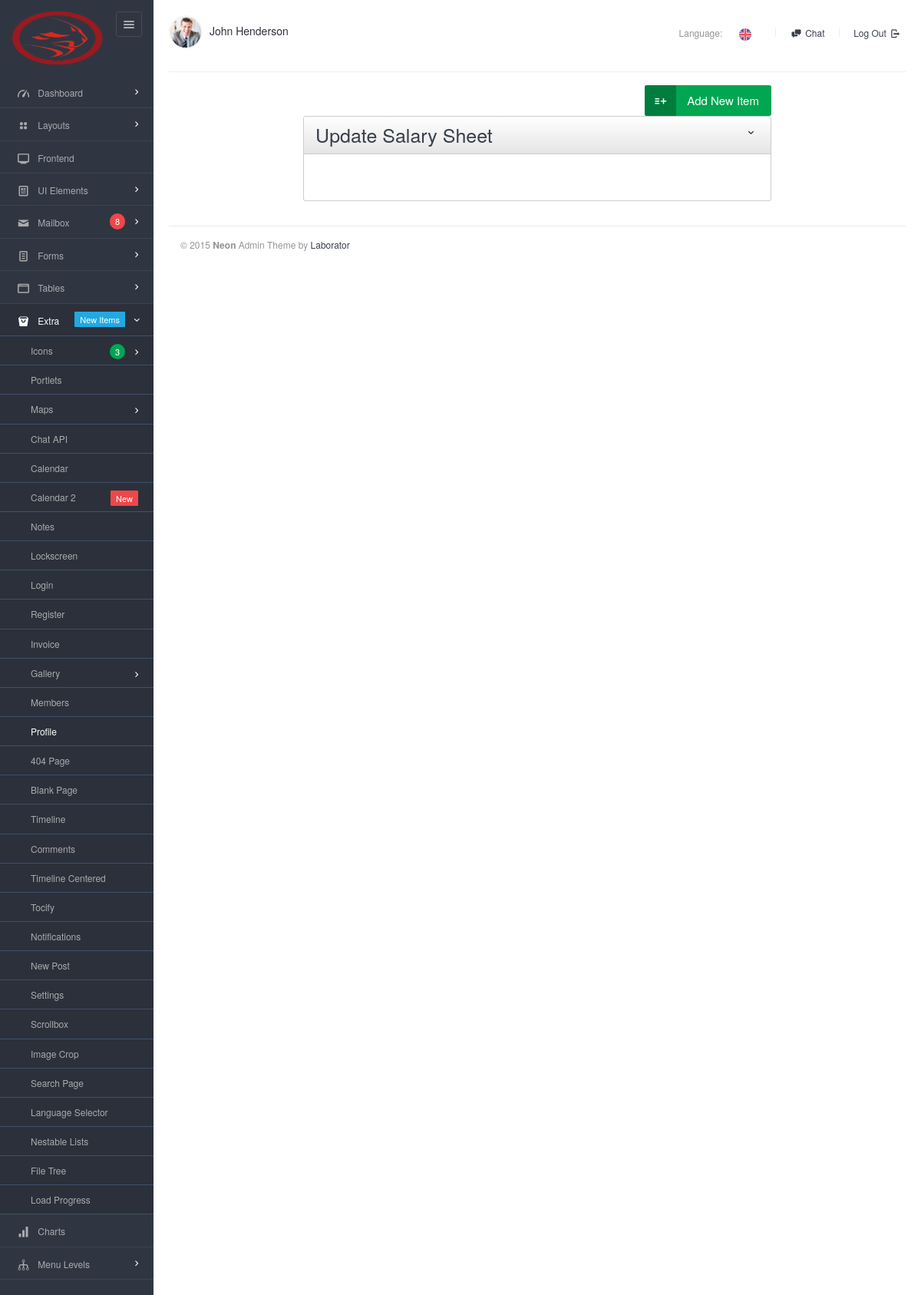
The page /views/salary/salarysheet.php on the database as committed earlier.
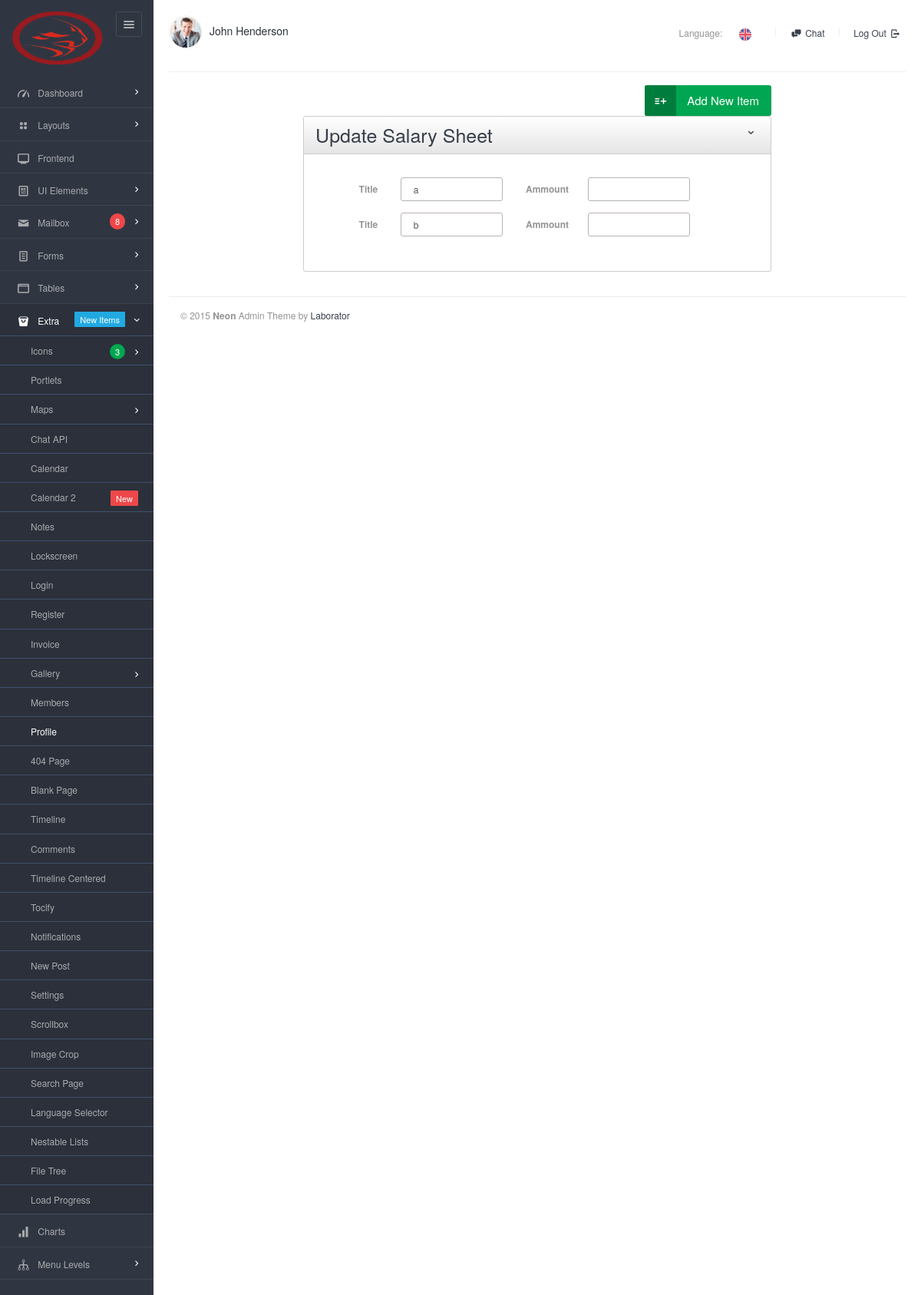
The same page on the database as committed later.
### tables this page shows
CREATE TABLE IF NOT EXISTS `salary_sheet` (
`id` int(11) NOT NULL,
  `title` varchar(255) NOT NULL,
  `amount` int(11) NOT NULL
);

### src/DB/Database.php (called while the page is built, shortened)
<?php
class Database{
    public function __construct(){
        try {
            $this->connection=new PDO('mysql:host=localhost;dbname=final_project', "root","");
        }
        catch (PDOException $e) {
            echo $e->getMessage();
        }
    }
}

### src/Employee/Employee.php (called while the page is built, shortened)
<?php
class Employee extends DB
{
public function salarysheet($fetchMode="ASSOC"){
    $STH = $this->connection->query('SELECT * from salary_sheet');
    $fetchMode = strtoupper($fetchMode);
    if(substr_count($fetchMode, "OBJ")>0)   $STH->setFetchMode(PDO::FETCH_OBJ);
    else               $STH->setFetchMode(PDO::FETCH_ASSOC);
    $arrAllData  = $STH->fetchAll();
    return $arrAllData;
}
}

### views/salary/salarysheet.php (the view, shortened to what this page needs)
<?php
$objEmployee = new Employee();
$allData1 = $objEmployee->salarysheet();
?>
<!DOCTYPE html>
<html lang="en">
<head>
    <link rel="stylesheet" href="../../assets/js/jquery-ui/css/no-theme/jquery-ui-1.10.3.custom.min.css">
    <link rel="stylesheet" href="../../assets/css/font-icons/entypo/css/entypo.css">
    <link rel="stylesheet" href="../../assets/css/bootstrap.css">
    <link rel="stylesheet" href="../../assets/css/core.css">
    <link rel="stylesheet" href="../../assets/css/theme.css">
    <link rel="stylesheet" href="../../assets/css/forms.css">
    <link rel="stylesheet" href="../../assets/css/custom.css">
    <link rel="stylesheet" href="../../assets/css/sabuj.css">
</head>
<body class="page-body" data-url="http://neon.dev">
<div class="page-container">
    <div class="sidebar-menu">
        <div class="sidebar-menu-inner">
            <header class="logo-env">
                <div class="logo">
                    <a href="index.html">
                        <img src="../../assets/images/logo@2x.png" width="120" alt="" />
                    </a>
                </div>
                <div class="sidebar-collapse">
                    <a href="#" class="sidebar-collapse-icon">
                        <i class="entypo-menu"></i>
                    </a>
                </div>
            </header>
            <ul id="main-menu" class="main-menu">
                <li class="has-sub">
                    <a href="index.html">
                        <i class="entypo-gauge"></i>
                        <span class="title">Dashboard</span>
                    </a>
                </li>
                <li class="has-sub">
                    <a href="layout-api.html">
                        <i class="entypo-layout"></i>
                        <span class="title">Layouts</span>
                    </a>
                </li>
                <li>
                    <a href="index.html" target="_blank">
                        <i class="entypo-monitor"></i>
                        <span class="title">Frontend</span>
                    </a>
                </li>
                <li class="has-sub">
                    <a href="ui-panels.html">
                        <i class="entypo-newspaper"></i>
                        <span class="title">UI Elements</span>
                    </a>
                </li>
                <li class="has-sub">
                    <a href="mailbox.html">
                        <i class="entypo-mail"></i>
                        <span class="title">Mailbox</span>
                        <span class="badge badge-secondary">8</span>
                    </a>
                </li>
                <li class="has-sub">
                    <a href="forms-main.html">
                        <i class="entypo-doc-text"></i>
                        <span class="title">Forms</span>
                    </a>
                </li>
                <li class="has-sub">
                    <a href="tables-main.html">
                        <i class="entypo-window"></i>
                        <span class="title">Tables</span>
                    </a>
                </li>
                <li class="opened active has-sub">
                    <a href="extra-icons.html">
                        <i class="entypo-bag"></i>
                        <span class="title">Extra</span>
                        <span class="badge badge-info badge-roundless">New Items</span>
                    </a>
                    <ul class="visible">
                        <li class="has-sub">
                            <a href="extra-icons.html">
                                <span class="title">Icons</span>
                                <span class="badge badge-success">3</span>
                            </a>
                        </li>
                        <li>
                            <a href="extra-portlets.html">
                                <span class="title">Portlets</span>
                            </a>
                        </li>
                        <li class="has-sub">
                            <a href="extra-google-maps.html">
                                <span class="title">Maps</span>
                            </a>
                        </li>
                        <li>
                            <a href="extra-chat-api.html">
                                <span class="title">Chat API</span>
                            </a>
                        </li>
                        <li>
                            <a href="extra-calendar.html">
                                <span class="title">Calendar</span>
                            </a>
                        </li>
                        <li>
                            <a href="extra-calendar-2.html">
                                <span class="title">Calendar 2</span>
                                <span class="badge badge-secondary badge-roundless">New</span>
                            </a>
                        </li>
                        <li>
                            <a href="extra-notes.html">
                                <span class="title">Notes</span>
                            </a>
                        </li>
                        <li>
                            <a href="extra-lockscreen.html">
                                <span class="title">Lockscreen</span>
                            </a>
                        </li>
                        <li>
                            <a href="extra-login.html">
                                <span class="title">Login</span>
                            </a>
                        </li>
                        <li>
                            <a href="extra-register.html">
                                <span class="title">Register</span>
                            </a>
                        </li>
                        <li>
                            <a href="extra-invoice.html">
                                <span class="title">Invoice</span>
                            </a>
                        </li>
                        <li class="has-sub">
                            <a href="extra-gallery.html">
                                <span class="title">Gallery</span>
                            </a>
                        </li>
                        <li>
                            <a href="extra-members.html">
                                <span class="title">Members</span>
                            </a>
                        </li>
                        <li class="active">
                            <a href="extra-profile.html">
                                <span class="title">Profile</span>
                            </a>
                        </li>
                        <li>
                            <a href="extra-404.html">
                                <span class="title">404 Page</span>
                            </a>
                        </li>
                        <li>
                            <a href="extra-blank-page.html">
                                <span class="title">Blank Page</span>
                            </a>
                        </li>
                        <li>
                            <a href="extra-timeline.html">
                                <span class="title">Timeline</span>
                            </a>
                        </li>
                        <li>
                            <a href="extra-comments.html">
                                <span class="title">Comments</span>
                            </a>
                        </li>
                        <li>
                            <a href="extra-timeline-centered.html">
                                <span class="title">Timeline Centered</span>
                            </a>
                        </li>
                        <li>
                            <a href="extra-tocify.html">
                                <span class="title">Tocify</span>
                            </a>
                        </li>
                        <li>
                            <a href="ui-notifications.html">
                                <span class="title">Notifications</span>
                            </a>
                        </li>
                        <li>
                            <a href="extra-new-post.html">
                                <span class="title">New Post</span>
                            </a>
                        </li>
                        <li>
                            <a href="extra-settings.html">
                                <span class="title">Settings</span>
                            </a>
                        </li>
                        <li>
                            <a href="extra-scrollbox.html">
                                <span class="title">Scrollbox</span>
                            </a>
                        </li>
                        <li>
                            <a href="extra-image-crop.html">
                                <span class="title">Image Crop</span>
                            </a>
                        </li>
                        <li>
                            <a href="extra-search.html">
                                <span class="title">Search Page</span>
                            </a>
                        </li>
                        <li>
                            <a href="extra-language-selector.html">
                                <span class="title">Language Selector</span>
                            </a>
                        </li>
                        <li>
                            <a href="extra-nestable.html">
                                <span class="title">Nestable Lists</span>
                            </a>
                        </li>
                        <li>
                            <a href="extra-file-tree.html">
                                <span class="title">File Tree</span>
                            </a>
                        </li>
                        <li>
                            <a href="extra-load-progress.html">
                                <span class="title">Load Progress</span>
                            </a>
                        </li>
                    </ul>
                </li>
                <li>
                    <a href="charts.html">
                        <i class="entypo-chart-bar"></i>
                        <span class="title">Charts</span>
                    </a>
                </li>
                <li class="has-sub">
                    <a href="#">
                        <i class="entypo-flow-tree"></i>
                        <span class="title">Menu Levels</span>
                    </a>
                </li>
            </ul>
        </div>
    </div>
    <div class="main-content">
        <div class="row">
            <div class="col-md-6 col-sm-8 clearfix">
                <ul class="user-info pull-left pull-none-xsm">
                    <li class="profile-info dropdown">
                        <a href="#" class="dropdown-toggle" data-toggle="dropdown">
                            <img src="../../assets/images/thumb-1@2x.png" alt="" class="img-circle" width="44" />
                            John Henderson
                        </a>
                    </li>
                </ul>
            </div>
            <div class="col-md-6 col-sm-4 clearfix hidden-xs">
                <ul class="list-inline links-list pull-right">
                    <li class="dropdown language-selector">
                        Language: &nbsp;
                        <a href="#" class="dropdown-toggle" data-toggle="dropdown" data-close-others="true">
                            <img src="../../assets/images/flags/flag-uk.png" width="16" height="16" />
                        </a>
                    </li>
                    <li class="sep"></li>
                    <li>
                        <a href="#" data-toggle="chat" data-collapse-sidebar="1">
                            <i class="entypo-chat"></i>
                            Chat
                        </a>
                    </li>
                    <li class="sep"></li>
                    <li>
                        <a href="extra-login.html">
                            Log Out <i class="entypo-logout right"></i>
                        </a>
                    </li>
                </ul>
            </div>
        </div>
        <hr />
        <div class="col-sm-8 col-sm-offset-2" style="text-align: right">
            <a href="javascript:;" onclick="jQuery('#modal-1').modal('show');" class="btn btn-success btn-lg btn-icon icon-left">
                <i class="entypo-list-add"></i>
                Add New Item
            </a>
        </div>
        <form role="form" action="../employees/store.php" method="post" enctype="multipart/form-data" class="form-horizontal form-groups-bordered">
            <div class="col-md-8 col-sm-offset-2">
                <div class="panel panel-gradient" data-collapsed="0">
                    <div class="panel-heading">
                        <div class="panel-title"><h2> Update Salary Sheet</h2></div>
                        <div class="panel-options">
                            <a href="#" data-rel="collapse"><i class="entypo-down-open"></i></a>
                        </div>
                    </div>
                    <div class="panel-body">
                        <div class="panel-body">
                            <?php foreach($allData1 as $data) {?>
                            <div class="form-group col-sm-6">
                                <label for="field-1" class="col-sm-4 control-label">Title</label>
                                <div class="col-sm-8">
                                    <input type="text" class="form-control" id="field-1" name="title" value=" <?php echo $data['title']?>">
                                </div>
                            </div>
                            <div class="form-group col-sm-6">
                                <label for="field-1" class="col-sm-4 control-label"> Ammount</label>
                                <div class="col-sm-8">
                                    <input type="text" class="form-control" id="field-1" name="ammount" value="<?php  echo $data['salary']?>">
                                </div>
                            </div>
                            <?php }?>
                        </div>
                    </div>
                </div>
            </div>
        </form>
        <footer class="main col-lg-12">
            &copy; 2015 <strong>Neon</strong> Admin Theme by <a href="http://laborator.co" target="_blank">Laborator</a>
        </footer>
    </div>
    <link rel="stylesheet" href="../../assets/js/selectboxit/jquery.selectBoxIt.css">
</body>
</html>

### assets/css/sabuj.css (style rules this page uses)
.opened { background-color: #3D5580; }

Rows that differ between the two databases and show on the page:
added salary_sheet: title "a"
added salary_sheet: title "b"
